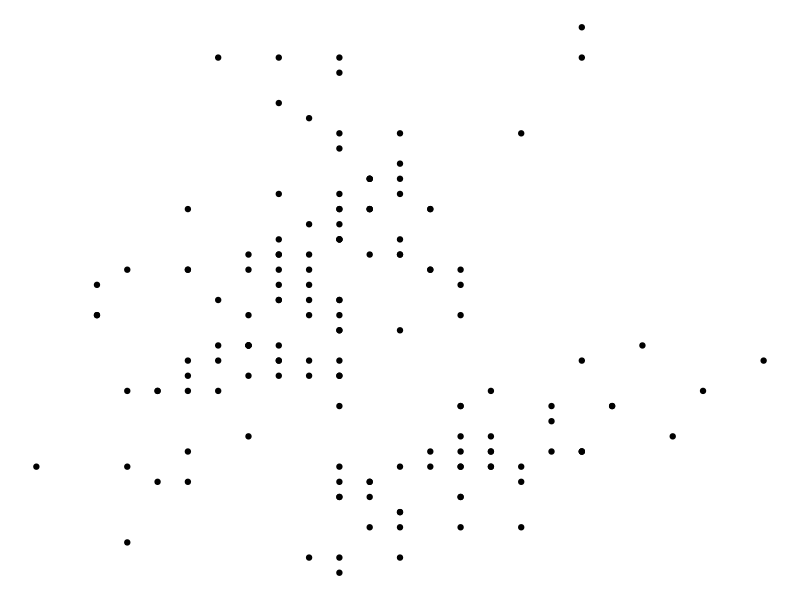
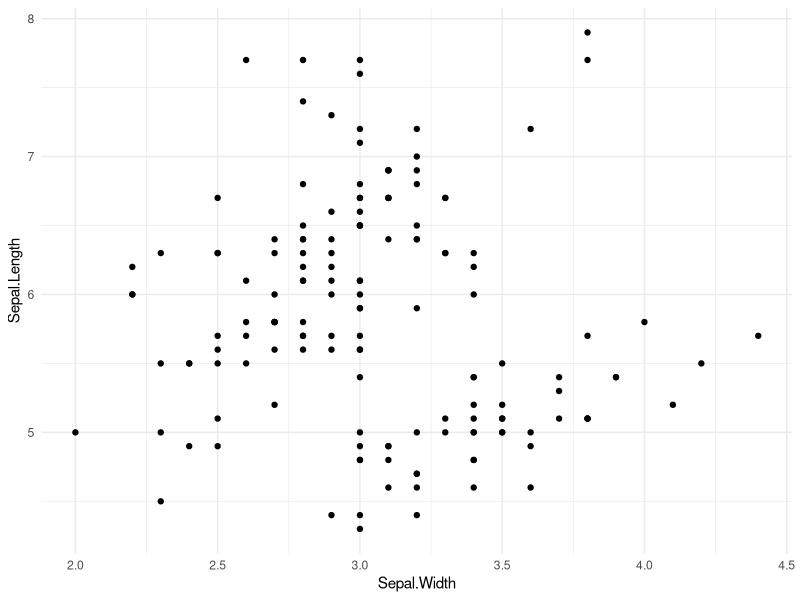
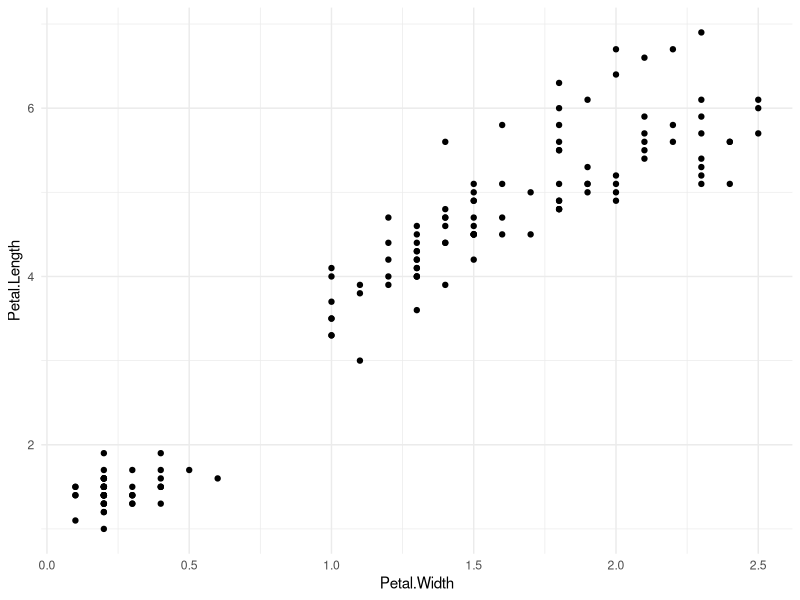
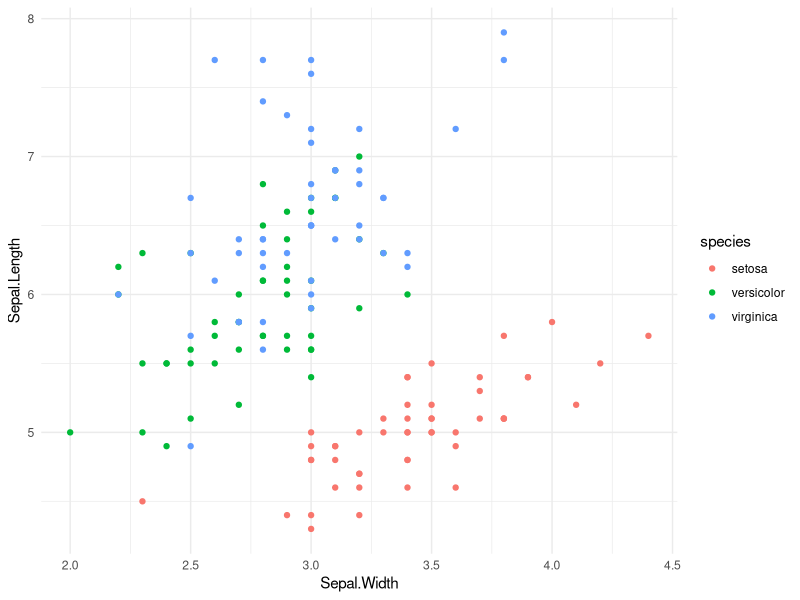
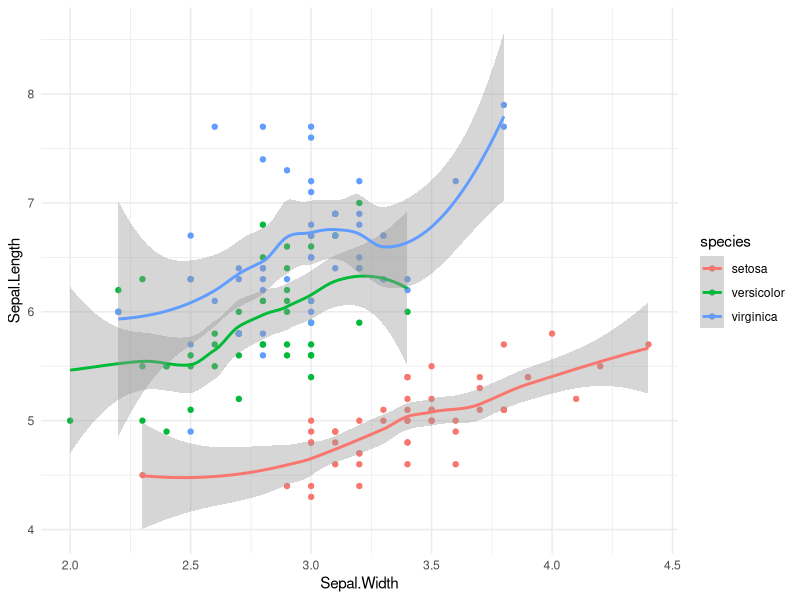
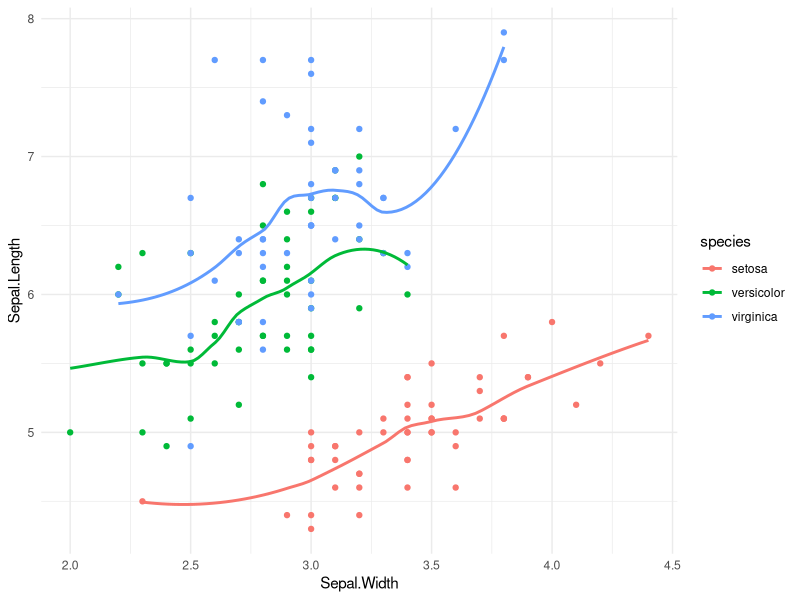
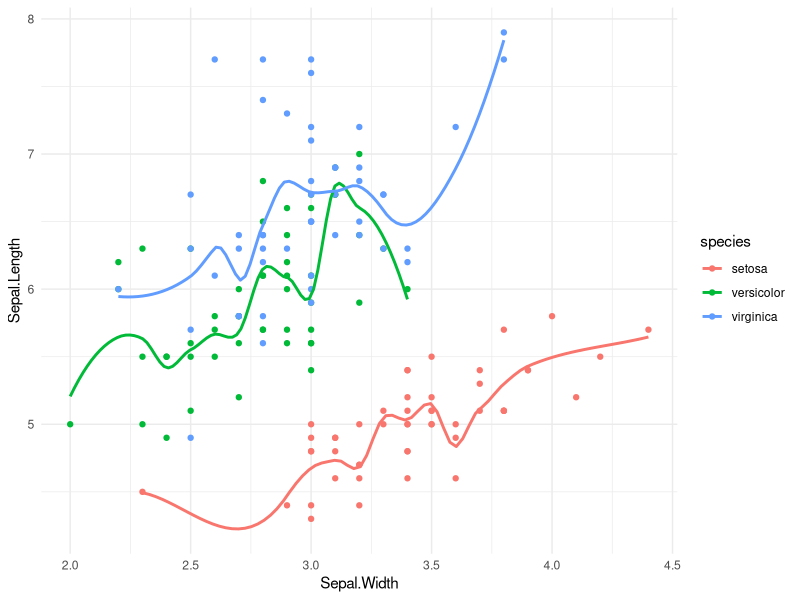
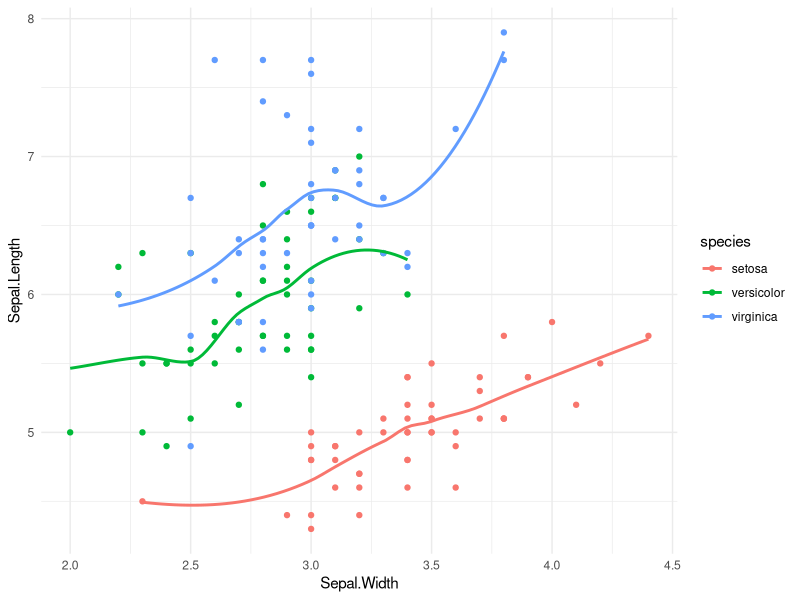

Generate these figures, in order, with R:
#load packages 
library("ggplot2")
library("psych")

#the iris data set is a preloaded data set in r
iris <- as.data.frame(iris)

#let's look at the data before we start working with it 
head(iris)

#let's get an overview of the data 
summary(iris)

#Descriptive statistics through the psych package
describe(iris)

#Notice that the iris data set is not missing any observations
#Let's visualize the relationship between Sepal.Width and Sepal.Length
ggplot(data=iris,aes(x=Sepal.Width, y=Sepal.Length)) + geom_point() + theme_void()

#We can do better, let's use a different theme that's more helpful
ggplot(data=iris,aes(x=Sepal.Width, y=Sepal.Length)) + geom_point() + theme_minimal()

#Let's visualize the relationship between Petal.Width and Petal.Length
ggplot(data=iris,aes(x=Petal.Width, y=Petal.Length)) + geom_point() + theme_minimal()

#Wow, that's some strong correlation, let's check it out
Petal.Length <- iris$Petal.Length
Petal.Width <- iris$Petal.Width
cor.test(Petal.Length, Petal.Width)

#I digress, let's get back to ggplot2
#we want to visualize the different species so let's add them into our environment now
species <- iris$Species

#Let's plot iris with our species and give it some color
ggplot(data=iris,aes(x=Sepal.Width, y=Sepal.Length, color=species)) + geom_point() + theme_minimal()

#Now, let's smooth our data 
ggplot(data=iris,aes(x=Sepal.Width, y=Sepal.Length, color=species)) + geom_point() + geom_smooth()+
  theme_minimal()
  
#What's that error message mean?
#"geom_smooth() using method loess"
#loess is a nonparametric smoothing algorithm that groups data into bundles
#within each bundle a weighted mean is calculated 
#Now, let's view it without the standard error, this removes the grey ribbon, which is
#a 95% confidence interval
ggplot(data=iris,aes(x=Sepal.Width, y=Sepal.Length, color=species)) + geom_point() + 
  geom_smooth(se=FALSE)+
  theme_minimal()
  
#Now let's tincker with the span arguement 
#span controls the amount of smoothing that is used
ggplot(data=iris,aes(x=Sepal.Width, y=Sepal.Length, color=species)) + geom_point() + 
  geom_smooth(se=FALSE, span = 0.4)+
  theme_minimal()
  
#Now let's see what it looks like with a span set to 0.8
ggplot(data=iris,aes(x=Sepal.Width, y=Sepal.Length, color=species)) + geom_point() + 
  geom_smooth(se=FALSE, span = 0.8)+
  theme_minimal()
  
#let's visualize a simple linear regression on the data 
ggplot(data=iris,aes(x=Sepal.Width, y=Sepal.Length, color=species)) + geom_point() + 
  geom_smooth(se=FALSE, method="lm")+
  theme_minimal()
  
#I think we're starting to see a pattern and that we can have some fun on this data set
#There are different species that can be analyzed using a variety of methods 
#Have some fun and try running your own commands on the iris data!  
